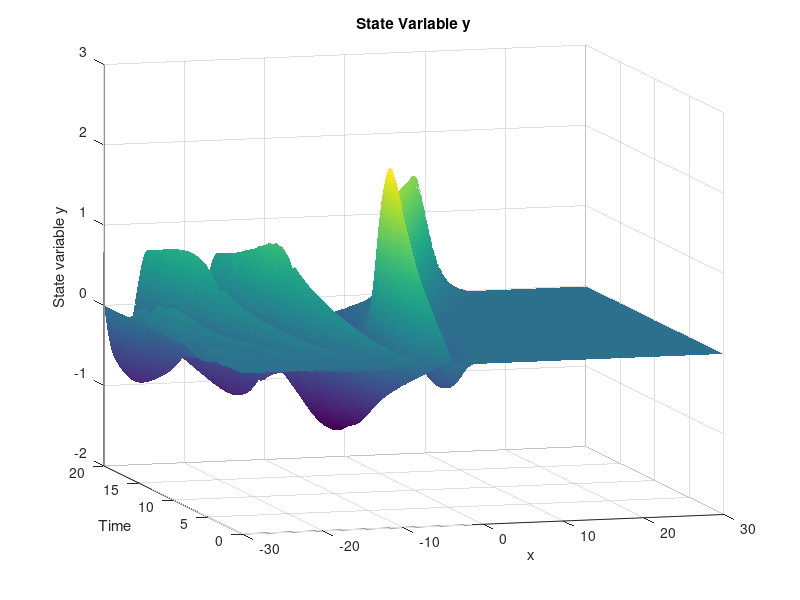

Write MATLAB code to recreate this figure. (Note: this script raises an error after producing the figure.)
function [u,y,p,args] = optimizationKdVControlWave()
    
    ClearClose();

    args = CreateParameters();
    args.matrices = BuildMatrices(args);
    
    % observation domain
    args.matrices.Obs = ...
        ComputeObservationMatrix(floor(args.N/2)+1,args.N+1,args);
    args.matrices.Adjoint = args.matrices.trial*...
        args.matrices.Obs*(args.matrices.trialTInv)';
    
    % control domain
    [chi, chiT] = ...
        ComputeControlMatrix(1,floor(args.N/2),args);
    
    % convolution of our dirac with smooth function
     [Conv,ConvT] = ComputeConvolutionMatrix(@fconvolution,args);
%     
     args.matrices.B = chi;
     args.matrices.BT = chiT;
     
         %% Uncomment if you want to check gradient/hessian
%     u = 1*ones(args.nmax+2, args.N+1);
%     CheckGradient(u, u, @solveState, @solveAdjoint, ...
%        @compute_j, @compute_derivatives_j, args);
%     CheckHessian(u, u, @solveState, @solveAdjoint, ...
%        @solveTangent, @solveDFH, @compute_j, @compute_second_derivatives_j, args);
%      
     
     
     %% Check forward problem
     u = zeros(args.nmax+1,args.N+1);%initialization of the control
     u(1:floor(args.nmax/2),args.N/2-10) = +2.0;
     u(1:floor(args.nmax/2),args.N/2-5) = -2.0;
     y = solveState(u,args);% one forward simulation for y
     plottedsteps=1:10:size(y.spatial,1);
     [tg,xg] = meshgrid(args.tdata(plottedsteps),args.chebyGL(1:end));
%    

    surf(xg,tg,u(plottedsteps,:)');
    xlabel('x');ylabel('Time');zlabel('u');
    title('Source term');
    view(-16,10);
    shading interp;
     surf(xg,tg,y.spatial(plottedsteps,:)');
     xlabel('x');ylabel('Time');zlabel('State variable y');
     title('State Variable y');
     view(-16,10);
     shading interp;
         

%% Uncomment if goal is: create a specific wave at final time
%     args.kappa = 1.0;
%     args.x0 = 10.0;
%     args.yobs =0.1*12*args.kappa^2*sech(args.kappa*(args.chebyGL - args.x0)).^2;%valeurs aux chebypoints
%     args.yspecobs = args.matrices.trialT\(args.yobs)';
    
    args.yobs = y.spatial(end,:);
    args.yspecobs = args.matrices.trialT\(args.yobs)';
    
%%  Start of the continuation strategy
    fprintf('Continuation strategy...\n');  
    q = 0.01*ones((args.nmax+1)*(args.N+1),1);%initialization of the normal variable
    u = proximalOp(q,args.gammaArray(1),args);

    for i=1:size(args.gammaArray,2)
        
        gamma = args.gammaArray(i);% regularization term in 1/gamma 
        
        if (i>1)%on change q pour garder le meme u alors
            q = u(:) + args.gammaArray(i-1)/gamma*(q - u(:));
            %unew = proximalOp(qnew,gamma,args);
            %max(unew(:) - u(:))
        end

%%  Start of Trust Region Steihaug globalization strategy
        fprintf('Steihaug-CG globalization strategy...\n');
        delta = args.delta;
        %gamma = args.gamma;% regularization term in 1/gamma
        fprintf('gamma = %d , alpha = %d, delta = %d\n', ...
            gamma, args.alpha, delta);
        abstol=1e-6;
        %     
        %q = 1.0*ones((args.nmax+1)*(args.N+1),1);%initialization of the normal variable
        qold = q;
    % 
        fold = inf;
        sigma = args.sigma;% Trust region radius
        sigmamax = args.sigmamax;

        for iter=1:(args.maxiter)
            % compute the current iterate for the control
            % u = P_gamma(q)
            % where P_gamma is the proximal operator
            u = proximalOp(q,gamma,args);
            % solve state equation y=S(u)
            y = solveState(u,args);% one forward simulation for y

            % compute reduced objective functional
            % f(u) = j + L12 + L22
            % f(u) = 1/2|y(u) - yd|^2 + gamma/2*|u|_{L2(L2)}^2 + alpha|u|_{L1(L2)}
            j = compute_j(u,y,args);
            norm12 = args.alpha*sum(args.matrices.MassS*( sqrt(sum(args.matrices.MassT*((u).*(u))))' ));
            
            %sqrt(args.dt*sum(u.*u)) )');
            uvec = u(:);
            norm22 = 0.5*gamma*uvec'*args.matrices.Mass*uvec;
            f = j + norm12 + norm22;

            if iter > 1
                %check for descent in objective functional
                sigmaold = sigma;
                if(fold < (1-1e-11)*f || isnan(f))%not a descent direction
                    sigma = 0.2*sigma;
                    fprintf('\t Reject step since %1.9e >~ %1.9e \t %1.2e -> %1.2e \n',...
                        f, fold, sigmaold, sigma);
                    q = qold;
                    u = uold;
                    y = yold;
                    f = fold;
                else
                    %evaluate the decrease predicted
                    %by the quadratic model (at the old iterate q)
                    %m(dv)
                    %du = proximalOp(dq,gamma,args)
                    du = proximalOpDerivative(q,dq,gamma,args);
                    DGdq = compute_reduced_hessian(q,dq,u,y,p,gamma,args);%TO DO, result shall be vector
                    model = G'*du(:) + 0.5*DGdq'*du(:);
                    rho = (f - fold)/model;

                    if(abs(rho-1) < 0.2)%trust region might be too small
                        sigma = min(2*sigma, sigmamax);
                    elseif(abs(rho-1) > 0.6)%trust region is be too big, no good approximation
                        sigma = 0.4*sigma;
                    end
                    fprintf('\t rho = %f, \t %1.2e -> %1.2e \n', ...
                        rho, sigmaold, sigma);
                end
            end  
            qold = q;
            uold = u;
            yold = y;
            fold = f;

            % reduced subgradient
            %
            % G(q) = q + \nabla j(P_gamma(a))
            % NB: we want G(q) = 0
            p = solveAdjoint(u,y,args);
            dj = compute_derivatives_j(u,y.spatial,p.spatial,args);
            G = args.matrices.Mass*(dj + gamma*q);

            % stopping criterion
            res = sqrt(G'*(args.matrices.Mass\G));
            fprintf('%d: f = %e, res=%e\n', iter,f,res);
            if(res < abstol || sigma < 1e-8)
                break
            end
            
            
            % compute the Newton update
            % DG(q) dq = -G(q)
            DG = @(dq) compute_reduced_hessian(q,dq, u, y, p, gamma, args);

            % with M(odified)PCG
            DP = @(dq) proximalOpDerivative(q,dq,gamma,args);
            [dq, flag, relres, pcggit] = SteihaugCG(DG, -G, 1e-5, floor(args.nmax/3),...
                args.matrices.Mass, sigma, DP);
            fprintf('krylov %s: iter=%d, relres=%e, |dq|=%e\n', ...
                flag, pcggit, relres, sqrt(dq'*args.matrices.Mass*dq))

            % apply (TR)-Newton update
            q = qold + dq;
            
            visunormq(2,q,gamma,args);


%             ugradient = proximalOp(q,gamma,args);
%             norm122 = args.alpha*sum(args.matrices.MassS*( sqrt(sum(args.matrices.MassT*((ugradient).*(ugradient))))' ));
%             uvec2 = ugradient(:);
%             norm222 = 0.5*gamma*uvec2'*args.matrices.Mass*uvec2;
%             
%             fprintf('pgp: %f, difference quot.: %f \n', ...
%                 gamma*qold'*args.matrices.Mass*(ugradient(:)-u(:)), ...
%                 norm122 + norm222 - norm12 - norm22);
%             
%             %gradient check
%             CheckGradient(u, ugradient - u, @solveState, @solveAdjoint, @compute_j, @compute_derivatives_j, args);
            myvisu(3,y.spatial,p.spatial,u,gamma,args);
        end %end TR-SN loop
%         saveas(figure(2),strcat(...
%             '/home/boulange/linux/Dropbox/KDV/SparseControlKdV/CrankNicolsonLeapFrogTermObs/Fig/','norm2q',...
%             num2str(floor(1.0/gamma))),'fig');
%         saveas(figure(3),strcat(...
%             '/home/boulange/linux/Dropbox/KDV/SparseControlKdV/CrankNicolsonLeapFrogTermObs/Fig/',...
%             'controlproblem2_Gamma_',num2str(floor(1.0/gamma))),'fig');
    end %end loop on gamma
 end

function ClearClose()   
    % Close all figures including those with hidden handles
    close all hidden;

    % Store all the currently set breakpoints in a variable
    temporaryBreakpointData=dbstatus('-completenames');

    % Clear functions and their persistent variables (also clears breakpoints 
    % set in functions)
    clear functions;

    % Restore the previously set breakpoints
    dbstop(temporaryBreakpointData);

    % Clear global variables
    clear global;

    % Clear variables (including the temporary one used to store breakpoints)
    clear variables;
end

function args = CreateParameters()

    % Mesh
    args.D = 30; %domain is -50..50
    args.N = 256; %number of points
    args.k = args.N:-1:0;

    %Creation of Chebyshev Gauss-Lobatto points - our nodal basis
    args.chebyGL = cos(args.k*pi/args.N)*args.D;
    args.npoints = size(args.chebyGL,2);
    args.spacestep = [(args.chebyGL(2:end) - args.chebyGL(1:end-1))] ;
    args.ncells = args.npoints-1;

    %time argseters
    args.dt = 0.01;% time step for simulation
    args.tmax = 20.00;% maximum time for simulation
    args.nmax = round(args.tmax/args.dt);% induced number of time steps
    args.tdata = args.dt*(0:1:(args.nmax+1));
    args.maxiter = 1e3;

    % Optimization parameters
    args.alpha = 0.1;
    args.epsilon = 1e-12;


    % Trust region Steihaug globalization
    %args.gammaArray = 2.^[7:-1:-4];
    %args.gammaArray = [100];
    args.gammaArray = [10 1 0.5 0.25 0.1 0.05 0.025 0.01 0.0075 0.005 0.0025 0.001 0.00075 0.0005 0.00025 0.0001 0.00001];
    %args.gamma = 1.0;
    args.delta = 1.0;
    args.sigma = 10.0;
    args.sigmamax = 100.0;
    %[10 100 500 1000 3000 7000 10000 30000 70000 100000 250000 500000 750000 1000000];

    % Misc
    args.coeffNL = 1.0;
    
    % default init
    args.y0 = zeros(1,args.N+1);
    args.dy0 = zeros(1,args.N+1);
    args.yobs = zeros(1,args.N+1);
    args.yspecobs = zeros(1,args.N-2)';
    args.q = 0.0*ones(args.nmax+2, args.N+1);
    
    args.normp = zeros(1,args.N+1);
    
    % physical parameters
    args.f = -0.50;
    args.coeff3d = -1.0/6.0;
    args.coeffburgers = 3.0/2.0;
    args.coeffsource = 1.0/2.0;

end

function matrices = BuildMatrices(args)

    % Creation of Legendre polynomia
    LP = zeros(args.N+1, args.npoints);
    for i=0:args.N
    aux = legendre(i,args.chebyGL/args.D);
    LP(i+1,:) = aux(1,:);
    end

    % Creation of basis funtions for the dual petrov galerkin method - our spectral basis
    LP0 = LP(1:end-3,:);
    LP1 = LP(2:end-2,:);
    LP2 = LP(3:end-1,:);
    LP3 = LP(4:end,:);
    j = 0:(args.N-3);
    jm1 = 1:(args.N-2);
    jm2 = 2:(args.N-1);
    jm3 = 3:args.N;
    j1 = -1:(args.N-4);
    j2 = -2:(args.N-5);
    j3 = -3:(args.N-6);

    coeff = (2*j+3)./(2*j+5);
    diagcoeff = spdiags(coeff',0,args.N-2,args.N-2);
    LP1 = diagcoeff*LP1;
    LP3 = diagcoeff*LP3;
    trial = LP0 - LP1 - LP2 + LP3;
    test = LP0 + LP1 - LP2 - LP3;

    % Creation of the matrices

    % mass matrix
    mdiag0 = 2./(2*j+1) - 2*(2*j+3)./((2*j+5).^2) + 2./(2*j+5) - ...
        2*(2*j+3).^2./((2*j+7).*(2*j+5).*(2*j+5));
    mdiag1 = 6./(2*j1+7);
    mdiag2 = -2./(2*j2+5)+2*(2*j2+3)./((2*j2+5).*(2*j2+9));
    mdiag3 = -2*(2*j3+3)./((2*j3+5).*(2*j3+7));
    mdiagm1 = -6./(2*jm1+5);
    mdiagm2 = -2./(2*jm2+1) + 2*(2*jm2-1)./((2*jm2+1).*(2*jm2+5));
    mdiagm3 = 2*(2*jm3-3)./((2*jm3-1).*(2*jm3+1));
    M =args.D*spdiags([mdiagm3' mdiagm2' mdiagm1' mdiag0'...
        mdiag1' mdiag2' mdiag3'],...
        -3:3, args.N-2, args.N-2);

    % matrix for linear transport term 
    pdiag0 = 4*(2*j+3)./(2*j+5);
    pdiag1 = -8./(2*j1+7);
    pdiag2 = -2*(2*j2+3)./(2*j2+5);
    pdiagm1 = 8./(2*jm1+5);
    pdiagm2 = -2*(2*jm2-1)./(2*jm2+1);
    P = -spdiags([pdiagm2' pdiagm1' pdiag0' pdiag1' pdiag2'],...
        -2:2, args.N-2, args.N-2);

    % matrix for 3rd order term
    sdiag0 =2*(2*j+3).^2;
    S = 1.0/(args.D^2)*spdiags(sdiag0',0,args.N-2,args.N-2);

    % mass matrix for trial basis only (to compute adjoint)
    adiag0 = -2./(2*j+5) + 8./(2*j+7) + 2./(2*j+1);
    adiag1 = -2./(2*j1+5) + 2./(2*j1+7) - 2*(2*j1+3)./((2*j1+5).*(2*j1+7));
    adiag2 = -2./(2*j2+5) - 2*(2*j2+3)./((2*j2+5).*(2*j2+9));
    adiag3 = 2*(2*j3+3)./((2*j3+5).*(2*j3+7));
    adiagm1 = -2./(2*j+5) + 2./(2*j+7) - 2*(2*j+3)./((2*j+5).*(2*j+7));
    adiagm2 = -2./(2*j+5) - 2*(2*j+3)./((2*j+5).*(2*j+9));
    adiagm3 = 2*(2*j+3)./((2*j+5).*(2*j+7));
    A = args.D*spdiags([adiagm3' adiagm2' adiagm1' adiag0' adiag1' adiag2' adiag3'], ...
        -3:3, args.N-2, args.N-2);

    % Fill in the structure
    matrices.A = A;
    matrices.M = M;
    matrices.Msource = 0.5*M;
    matrices.MT = M';
    eps = 2*args.D/(args.N);
    matrices.Mreg = matrices.M + eps*eye(size(matrices.M,1));
    matrices.MTreg = matrices.MT + eps*eye(size(matrices.MT,1));
    matrices.MTInv = inv(M');
    matrices.S = args.coeff3d*S;
    matrices.P = P;
    matrices.PT = P';
    matrices.Pnl = args.coeffburgers*P;
    matrices.PnlT = (matrices.Pnl)';
    matrices.fP = args.f*P;
    matrices.fPT = (matrices.fP)';
    matrices.test = test;
    matrices.trial = trial;
    matrices.trialT = trial';
    matrices.testT = test';
    matrices.testTInv = pinv(test');
    matrices.trialT = trial';
    matrices.trialTInv = pinv(trial');
    matrices.left=0.5*(M +args.dt*S);
    matrices.leftInv = inv(matrices.left);
    matrices.leftTInv = inv(matrices.left');
    matrices.right=0.5*(M -args.dt*S);
    matrices.rightT=matrices.right';
    matrices.M_leftTinv_dt = matrices.leftTInv*args.dt;
    matrices.M_leftTinv_rightT = matrices.leftTInv*(matrices.rightT);
    
    % control is discretized with linear finite elements in space
    % piecewise constant in time
    % construct the lumped mass matrix for space
    dx = [0,args.spacestep,0];
    matrices.MassS = spdiags(0.5*(dx(2:end) + dx(1:(end-1)))',...
        0,args.N+1, args.N+1);
    %matrices.MassSSource = 0.5*matrices.MassS;
    % construct the lumped mass matrix for time (actually P0 in time)
    matrices.MassT = args.dt*speye(args.nmax+1);
    matrices.MassT(1,1) = 0.5*args.dt;
    matrices.MassT(end,end) = 0.5*args.dt;
    % construct the matrix A for the inner product in H (space and time)
    % (u,v)_H = u'Av
    matrices.Mass = kron(matrices.MassS,matrices.MassT);%should be diag(MassT(i)*MassS)
    %matrices.MassSource = kron(matrices.MassSSource,matrices.MassT);
    
end

function [Obs] = ComputeObservationMatrix(i1,i2,args)
    observationdomain = i1:i2;
    Obs = zeros(args.N+1);
    for i=1:size(observationdomain,2)
        Obs(observationdomain(i), observationdomain(i)) = 1;
    end
end

function [B,BT] = ComputeControlMatrix(i1,i2,args)
    controldomain = i1:i2;
    B = zeros(args.N+1);    % q and dq are vectors - needs to be reshaped in matrices
%     gamma = args.gamma;
%     nmax = args.nmax;
%     MassT = args.matrices.MassT;
%     q = reshape(q,args.nmax+1,args.N+1);
%     dq = reshape(dq,args.nmax+1,args.N+1);
%     L2NormInTimeQ = sqrt(sum(MassT*((q).*(q))));
%     for k=1:(args.N+1)    % check norm 0           
%         if (L2NormInTimeQ(k) <= args.epsilon)
%             L2NormInTimeQ(k) = (args.alpha/gamma - args.epsilon);
%         end
%     end
%     ActiveSet = repmat(L2NormInTimeQ > args.alpha/gamma,args.nmax+1,1);
%     dpc = 1/args.gamma*ActiveSet.*...
%         (repmat(max(0,gamma-args.alpha./L2NormInTimeQ),nmax+1,1).*dq + ...
%             repmat(sum(MassT*((q).*(dq)))./(L2NormInTimeQ.^3),nmax+1,1).*(q));
%     dpc = dpc(:);
    for i=1:size(controldomain,2)
        B(controldomain(i), controldomain(i)) = 1.0;
    end
BT = B';  
end

function res = fconvolution(x,x_center)
    %res = -0.626657*exp(-0.5*(x-x_center).^2).*(x-x_center);
    res = (x==x_center);
end

function [Conv,ConvT] = ComputeConvolutionMatrix(fconv,args)
    Conv = zeros(args.N+1, args.N+1);
    for i=1:args.N+1
        xi = args.chebyGL(i);
        for j=1:(args.N+1)
            xj = args.chebyGL(j);
            Conv(i,j) = fconv(xi,xj);
        end
    end
    ConvT = Conv';
end

%% %%%%%%%%%%%%%%%% solveState functions %%%%%%%%%%%%%%%%
function y = solveState(u, args)
    % parameters
    dt=args.dt;
    nmax=args.nmax;
    N=args.N;
    coeffNL=args.coeffNL;
    matrices = args.matrices;
    
    % state variables
    y.spatial = zeros(nmax+2,N+1);% spatial domain
    y.spec = zeros(nmax+2,N-2);% spectral domain
    
    % initialization
    yspec0 = matrices.trialT\(args.y0)';
    y.spatial(1,:) = args.y0;
    y.spec(1,:) = yspec0;
    u = ((args.matrices.B)*(u'))';%effect of indicator function
    
    %uspec = matrices.trialT\u';
    %uspec=uspec';

    % first time step in the spectral space, semi implicit
    NLterm = (args.y0).^2;
    pNLterm=coeffNL*matrices.trialTInv*NLterm';
    yspec1 = matrices.leftInv*((0.5*matrices.M)*yspec0 ...
            + 0.5*dt*(-0.5*matrices.Pnl*pNLterm + matrices.fP*yspec0...
            + matrices.test*matrices.MassS*u(1,:)'));
    y1 = matrices.trialT*yspec1;
    y.spatial(2,:) = y1;
    y.spec(2,:) = yspec1;

    % Time loop for interior steps - Crank Nicolson Leap Frog scheme
    ym1 = y1;
    yspecm1 = yspec1;
    yspecm2 = yspec0;
    for i=2:nmax
        NLterm = ym1.*ym1;
        pNLterm=coeffNL*matrices.trialTInv*NLterm;
        yspeci = (matrices.leftInv)*( (matrices.right)*yspecm2 ...
          + dt*(-0.5*matrices.Pnl*pNLterm...
          + matrices.fP*yspecm1 ...
          + matrices.test*matrices.MassS*u(i,:)') );
        yi = matrices.trialT*yspeci;
        ym1 = yi;
        yspecm2 = yspecm1;
        yspecm1 = yspeci;
        y.spec(i+1,:) = yspeci;
        y.spatial(i+1,:) = yi;
       % if (sum(isnan(yi))>0)
       %     fprintf('stop NAN');
       % end
    end

    %last step 
    %minv=inv(matrices.M);
    NLterm = ym1.^2;
    pNLterm=coeffNL*matrices.trialTInv*NLterm;
    
%     rhs = ((matrices.right)*yspecm2 +...
%                 0.5*dt*(0.5*matrices.P*pNLterm + matrices.P*yspecm1)...
%                 + 0.5*matrices.M*yspecm1...
%                 + 1.0*0.5*dt*matrices.M*qspec(nmax+1,:)');
%     [yspecend,success,residual,itermeth] = gmres(matrices.M,rhs,[],args.tolgmres,N-2);
    yspecend = (matrices.Mreg)\((matrices.right)*yspecm2 ...
                + 0.5*dt*(-0.5*matrices.Pnl*pNLterm + matrices.fP*yspecm1)...
                + 0.5*matrices.M*yspecm1...
                + 1.0*0.5*dt*matrices.test*matrices.MassS*u(nmax+1,:)');
    yend = matrices.trialT*yspecend;
    y.spec(end,:) = yspecend;
    y.spatial(end,:) = yend;
    
end


%% %%%%%%%%%%%%%%%% solveAdjoint functions %%%%%%%%%%%%%%%%
function p = solveAdjoint(u,y,args)
    % parameters
    dt=args.dt;
    nmax=args.nmax;
    N=args.N;
    coeffNL = args.coeffNL;
    matrices = args.matrices;
    
    % state variables
    p.spatial = zeros(nmax+1,N+1);
    p.spec = zeros(nmax+1,N-2);

    yrev = y.spatial(end:-1:1,:);

    % initialization 
    % M is ill conditionned. Regularization added
    mt = matrices.MTreg;
    %rhs = (y.spec(end,:)' - args.yspecobs);
    %[pspec0,success,residual,itermeth] = gmres(mt,rhs,[],args.tolgmres,N-2);
    rhsspatial = args.matrices.Obs*(y.spatial(end,:)'- args.yobs');
    rhs = matrices.trialT\rhsspatial;
    %pspec0 = -mt\(matrices.A*(y.spec(end,:)' - args.yspecobs));
    pspec0 = -mt\(matrices.Adjoint*matrices.A*rhs);
    p0 = (matrices.testT)*(pspec0);
   
    p.spatial(1,:) = p0;
    p.spec(1,:) = pspec0;

    % first step
    NLterm = 0.5*2.0*yrev(2,:)'.*...
        (matrices.trialTInv'*(matrices.PnlT*pspec0));
    pNLterm=coeffNL*matrices.trial*NLterm;
    pspec1 = matrices.leftTInv*(0.5*matrices.MT*pspec0 +...
        0.5*dt*(matrices.fPT*pspec0 - pNLterm));
    p1 = matrices.testT*pspec1;
    p.spatial(2,:) = p1;
    p.spec(2,:) = pspec1;
    
    pspecm1 = pspec1;
    pspecm2 = pspec0;
    %Time loop
    for i = 2:nmax
        NLterm = 0.5*2.0*yrev(i+1,:)'.*...
            (matrices.trialTInv'*(matrices.PnlT*pspecm1));
        pNLterm=coeffNL*matrices.trial*NLterm;
        pspeci = matrices.M_leftTinv_rightT*pspecm2...
            + matrices.M_leftTinv_dt* (matrices.fPT*pspecm1 - pNLterm);
        pi = matrices.testT*pspeci;
        pspecm2 = pspecm1;
        pspecm1 = pspeci; 
        p.spec(i+1,:) = pspeci;
        p.spatial(i+1,:) = pi;
    end
    p.spec = p.spec(end:-1:1,:);
    p.spatial = p.spatial(end:-1:1,:);
end

%% %%%%%%%%%%%%%%%% Tracking term %%%%%%%%%%%%%%%%
function j = compute_j(u,y,args)
    discr = args.matrices.Obs*(y.spatial(end,:)'-args.yobs');
    ymyd = args.matrices.trialT\discr;
    j = 0.5*ymyd'*(args.matrices.A*ymyd);
end

function dj = compute_derivatives_j(u,y,p,args)%do not forget time in inner product
    %p: row = time, column = space
    dj = -((args.matrices.BT)*(p)')';%each column is B*p(t_i)
    dj = dj(:);%makes a vector
end

function ddj = compute_second_derivatives_j(u, y, p, du, dy, dp,args)
    ddj = -((args.matrices.BT)*(dp)')';%each column is B*dp(t_i)
    ddj = ddj(:);%makes a vector
end

%% %%%%%%%%%%%%%%%% solveTangent functions %%%%%%%%%%%%%%%%
function dy = solveTangent(u, y, du, args)
    dt=args.dt;
    nmax=args.nmax;
    N=args.N;
    coeffNL = args.coeffNL;
    matrices = args.matrices;

    % Storage matrices
    dy.spatial = zeros(nmax+2,N+1);
    dy.spec = zeros(nmax+2,N-2);

    % initial condition and source in the spectral space
    dyspec0=matrices.trialTInv*(args.dy0)';
    du = (args.matrices.B*(du'))';%effect of indicator function
    %duspec = matrices.trialTInv*du';
    %duspec=duspec';
    dy.spatial(1,:) = args.dy0;
    dy.spec(1,:) = dyspec0;

    %first time step in the spectral space, semi implicit
    NLterm = y.spatial(1,:).*(args.dy0);
    pNLterm = coeffNL*matrices.trialTInv*NLterm';
    dyspec1 = matrices.leftInv*((0.5*matrices.M)*dyspec0 ...
        + 0.5*dt*(-matrices.Pnl*pNLterm + matrices.fP*dyspec0 ...
        + matrices.test*matrices.MassS*du(1,:)'));
    dy1 = matrices.trialT*dyspec1;
    dy.spatial(2,:) = dy1;
    dy.spec(2,:) = dyspec1;

    % Time loop
    dym1 = dy1;
    dyspecm1 = dyspec1;
    dyspecm2 = dyspec0;
    for i=2:nmax
        NLterm = y.spatial(i,:)'.*dym1;
        pNLterm = coeffNL*matrices.trialTInv*NLterm;
        dyspeci = (matrices.leftInv)*( (matrices.right)*dyspecm2 ...
          + dt*(-matrices.Pnl*pNLterm...
          + matrices.fP*dyspecm1 ...
          + matrices.test*matrices.MassS*du(i,:)') );
        dyi = matrices.trialT*dyspeci;
        dym1 = dyi;
        dyspecm2 = dyspecm1;
        dyspecm1 = dyspeci;
        dy.spec(i+1,:) = dyspeci;
        dy.spatial(i+1,:) = dyi;
    end
    
    % last step
    minv=inv(matrices.M);
    NLterm = y.spatial(nmax+1,:)'.*dym1;
    pNLterm=coeffNL*matrices.trialTInv*NLterm;
    
%     rhs = ((matrices.right)*dyspecm2...
%                     + 0.5*dt*(matrices.P*pNLterm + matrices.P*dyspecm1)...
%                     + 0.5*matrices.M*dyspecm1...
%                     + 1.0*0.5*dt*matrices.M*dqspec(nmax+1,:)');
%     [dyspecend,success,residual,itermeth] = gmres(matrices.M,rhs,[],args.tolgmres,N-2);
    dyspecend = (matrices.Mreg)\((matrices.right)*dyspecm2...
                   + 0.5*dt*(-matrices.Pnl*pNLterm + matrices.fP*dyspecm1)...
                   + 0.5*matrices.M*dyspecm1...
                   + 1.0*0.5*dt*matrices.test*matrices.MassS*du(nmax+1,:)');
     dyend = matrices.trialT*dyspecend;
     dy.spec(end,:) = dyspecend;
     dy.spatial(end,:) = dyend;
end


%% %%%%%%%%%%%%%%%% solveDFH functions %%%%%%%%%%%%%%%%
function dp = solveDFH(u, y, p, du, dy, args)
    dt=args.dt;
    nmax=args.nmax;
    N=args.N;
    coeffNL = args.coeffNL;
    matrices = args.matrices;

    %source term
    yrev = y.spatial(end:-1:1,:);
    dyrev = dy.spatial(end:-1:1,:);
    pspecrev=p.spec(end:-1:1,:);

    % Storage array
    dp.spatial = zeros(nmax+1,N+1);
    dp.spec = zeros(nmax+1,N-2);

    %initial condition
    mt = matrices.MTreg;
    %rhs = -matrices.A*(dy.spec(end,:)');
    %[dpspec0,success,residual,itermeth] = gmres(mt,rhs,[],args.tolgmres,N-2);
    rhsspatial = args.matrices.Obs*(dy.spatial(end,:)');
    rhsspec = matrices.trialT\rhsspatial;
    dpspec0= -mt\(matrices.Adjoint*matrices.A*(rhsspec));
    dp0 = (matrices.testT)*(dpspec0);
    
    dp.spatial(1,:) = dp0;
    dp.spec(1,:) = dpspec0;

    %first step

    NLterm = yrev(2,:)'.*(matrices.trialTInv'*(matrices.PnlT*dpspec0));
    NLterm2 = dyrev(2,:)'.*...
        (matrices.trialTInv'*(matrices.PnlT*pspecrev(1,:)'));
    pNLterm = coeffNL*matrices.trial*(NLterm+NLterm2);

    dpspec1 = matrices.leftTInv*(0.5*matrices.MT*dpspec0 + ...
        0.5*dt*(matrices.fPT*dpspec0 - pNLterm));
    dp1 = matrices.testT*dpspec1;

    dp.spatial(2,:) = dp1;
    dp.spec(2,:) = dpspec1;
    dpspec2 = dpspec0;
    
    % Time loop
    for i = 2:(nmax)
        NLterm = yrev(i+1,:)'.*(matrices.trialTInv'*(matrices.PnlT*dpspec1));
        NLterm2 = dyrev(i+1,:)'.*...
            (matrices.trialTInv'*(matrices.PnlT*pspecrev(i,:)'));
        pNLterm = coeffNL*matrices.trial*(NLterm+NLterm2);

        dpspeci=matrices.M_leftTinv_rightT*dpspec2...
                + matrices.M_leftTinv_dt* (matrices.fPT*dpspec1 - pNLterm );
        dpi = matrices.testT*dpspeci;
        dpspec2 = dpspec1;
        dpspec1 = dpspeci; 
        dp.spec(i+1,:) = dpspeci;
        dp.spatial(i+1,:) = dpi;
    end
    %reverse results
    dp.spec = dp.spec(end:-1:1,:);
    dp.spatial = dp.spatial(end:-1:1,:);
end


%% %%%%%%%%%%%%%%%% Proximal map %%%%%%%%%%%%%%%%
function u = proximalOp(q,gamma,args)
    %q is here a vector - needs to be transformed in a matrix
    %gamma = args.gamma;
    q = reshape(q,args.nmax+1,args.N+1);
    L2NormInTimeQ = sqrt(sum(args.matrices.MassT*((q).*...
        (q))));
    %size(L2NormInTimeQ)
    for k=1:(args.N+1)    % check norm 0           
        if (L2NormInTimeQ(k) <= args.epsilon)
            L2NormInTimeQ(k) = (args.alpha/gamma - args.epsilon);
        end
    end
    u = 1/gamma*repmat(max(0,gamma-args.alpha./L2NormInTimeQ),...
        args.nmax+1,1).*(q);
end

function dpc = proximalOpDerivative(q,dq,gamma,args)
    % q and dq are vectors - needs to be reshaped in matrices
    %gamma = args.gamma;
    nmax = args.nmax;
    MassT = args.matrices.MassT;
    q = reshape(q,args.nmax+1,args.N+1);
    dq = reshape(dq,args.nmax+1,args.N+1);
    L2NormInTimeQ = sqrt(sum(MassT*((q).*(q))));
    for k=1:(args.N+1)    % check norm 0           
        if (L2NormInTimeQ(k) <= args.epsilon)
            L2NormInTimeQ(k) = (args.alpha/gamma - args.epsilon);
        end
    end
    ActiveSet = repmat(L2NormInTimeQ > args.alpha/gamma,args.nmax+1,1);
    dpc = 1/gamma*ActiveSet.*...
        (repmat(max(0,gamma-args.alpha./L2NormInTimeQ),nmax+1,1).*dq + ...
            args.alpha*repmat(sum(MassT*((q).*(dq)))./(L2NormInTimeQ.^3),nmax+1,1).*(q));
    dpc = dpc(:);
end

%% %%%%%%%%%%%%%%%%% Reduced Hessian %%%%%%%%%%%%%%%
function DGh = compute_reduced_hessian(q,dq,u,y,p,gamma,args)
% dq is an array
% Newton derivative of G
%
% DG(q)dq = dq + Hj(Pc(q))DPc(q)dq
%
% NB: chain rule for semismoothness
    %du = proximalOp(dq,gamma,args); 
    du = proximalOpDerivative(q,dq,gamma,args);
    du = reshape(du,args.nmax+1,args.N+1);
    dy = solveTangent(u, y, du, args);
    dp = solveDFH(u, y, p, du, dy, args);
    ddj = compute_second_derivatives_j(u,y.spatial,p.spatial,...
        du,dy.spatial,dp.spatial,args);

    DGh = args.matrices.Mass*(gamma*dq + ddj);%include mass matrix in result

end

%%%%%%%%%%%%%%%%%%%%%%%%%%%%%%%%%%%%%
%%%%%%%%%% VISUALIZATION %%%%%%%%%%%%
%%%%%%%%%%%%%%%%%%%%%%%%%%%%%%%%%%%%%
function visunormq(nfig,q,gamma,args)
    q2 = reshape(q,args.nmax+1,args.N+1);
    L2NormInTimeQ = sqrt(sum(args.matrices.MassT*((q2).*(q2))));
    figure(nfig);
    clf(nfig);
    hold on;
    plot(L2NormInTimeQ);
    plot(args.alpha/gamma*ones(1,size(L2NormInTimeQ,2)));
    xlabel('x');ylabel('||q||_{L^2(I)}');
    hold off;
end

function myvisu(nfig,y,p,q,gamma,args,plottedsteps)
    %% 3D - Vizualization
    figure(nfig);
    plottedsteps=1:2:size(y,1);
    [tg,xg] = meshgrid(args.tdata(plottedsteps),args.chebyGL(1:end));
    
    subplot(2,2,1), surf(xg,tg,y(plottedsteps,:)');
    xlabel('x');ylabel('Time');zlabel('y');
    title('State Variable y');
    %axis([-16,16,0,0.5,-1.5,1.5]);
    view(-8,40);
    shading interp;
    
    subplot(2,2,2), surf(xg,tg,p(plottedsteps,:)');
    xlabel('x');ylabel('Time');zlabel('p');
    title('Adjoint state');
    %axis([-16,16,0,0.5,-0.1,0.1]);
    view(-8,40);
    shading interp;
    
    subplot(2,2,3), surf(xg,tg,q(plottedsteps,:)');
    xlabel('x');ylabel('Time');zlabel('u');
    title('Current Control');
    %axis([-16,16,0,0.5,-2,3]);
    view(-8,40);
    shading interp;
    
    subplot(2,3,6), plot(args.chebyGL(1:end),args.matrices.Obs*(y(end,:)'-args.yobs'));
    xlabel('x');zlabel('y(T) - yobs');
    title('Error');

    str = sprintf('Optimization, gamma = %d', gamma);
    suptitle(str);
    
    drawnow();
end